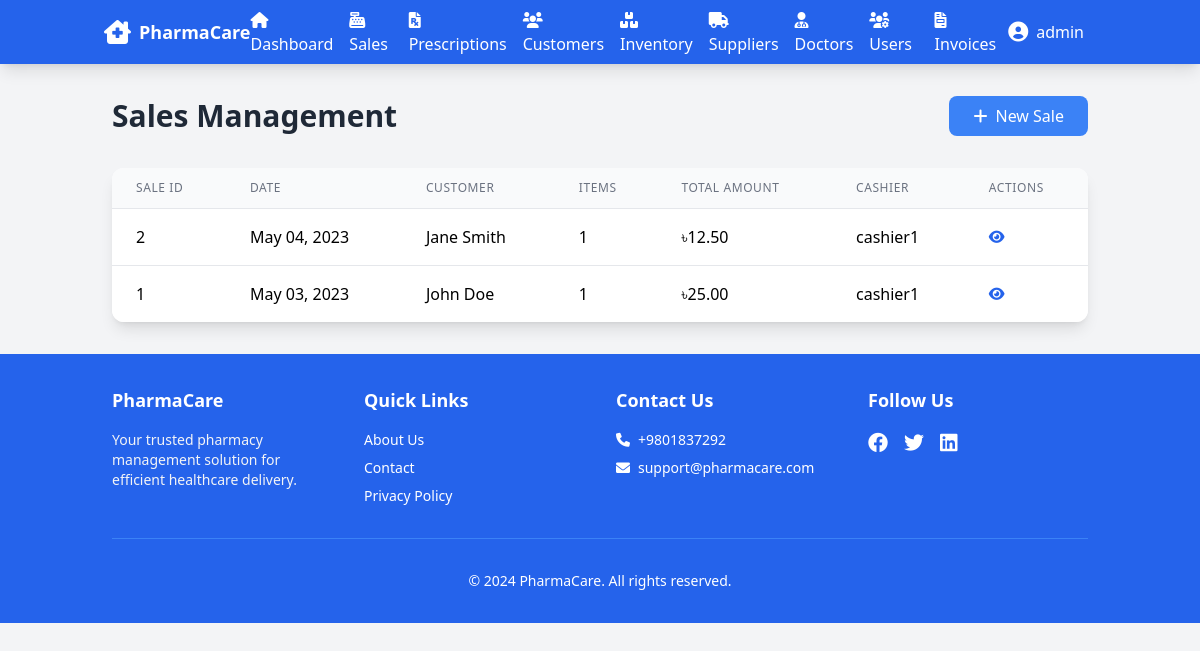
/sales/sales.php (signed in), run on an earlier commit of the app's database.
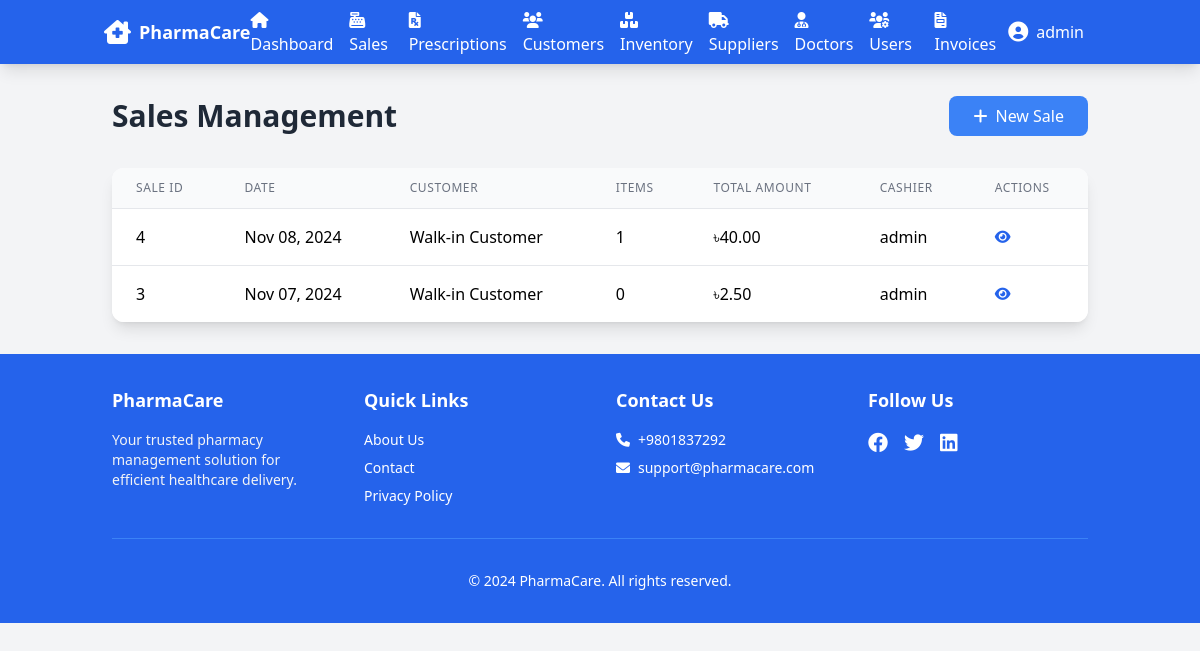
And on a later commit of the database.
### tables this page shows
CREATE TABLE `counter_sale` (
  `sale_id` int(11) NOT NULL,
  `customer_id` int(11) DEFAULT NULL,
  `sale_date` date DEFAULT NULL,
  `total_amount` decimal(10,2) NOT NULL,
  `user_id` int(11) DEFAULT NULL
);

CREATE TABLE `customer` (
  `customer_id` int(11) NOT NULL,
  `name` varchar(100) NOT NULL,
  `contact_info` varchar(200) DEFAULT NULL,
  `registration_date` date DEFAULT NULL
);

CREATE TABLE `user` (
  `user_id` int(11) NOT NULL,
  `username` varchar(50) NOT NULL,
  `password_hash` varchar(255) NOT NULL,
  `role` varchar(20) DEFAULT NULL,
  `last_login` datetime DEFAULT NULL
);

### sales/sales.php (the view, shortened to what this page needs)
<?php
require_once '../includes/db_connect.php';
include_once '../includes/header.php';
$query = "
    SELECT
        cs.sale_id,
        cs.sale_date,
        cs.total_amount,
        c.name as customer_name,
        u.username as cashier_name,
        COUNT(csi.sale_item_id) as total_items
    FROM COUNTER_SALE cs
    LEFT JOIN CUSTOMER c ON cs.customer_id = c.customer_id
    LEFT JOIN USER u ON cs.user_id = u.user_id
    LEFT JOIN COUNTER_SALE_ITEM csi ON cs.sale_id = csi.sale_id
    GROUP BY cs.sale_id
    ORDER BY cs.sale_date DESC
";
$sales = $pdo->query($query)->fetchAll();
?>
<div class="container mx-auto px-6 py-8">
    <div class="flex justify-between items-center mb-8">
        <h2 class="text-3xl font-bold text-gray-800">Sales Management</h2>
        <button onclick="openNewSaleModal()"
                class="bg-blue-500 hover:bg-blue-600 text-white px-6 py-2 rounded-lg transition">
            <i class="fas fa-plus mr-2"></i>New Sale
        </button>
    </div>
    <div class="bg-white rounded-xl shadow-lg overflow-hidden">
        <table class="min-w-full divide-y divide-gray-200">
            <thead class="bg-gray-50">
                <tr>
                    <th class="px-6 py-3 text-left text-xs font-medium text-gray-500 uppercase tracking-wider">Sale ID</th>
                    <th class="px-6 py-3 text-left text-xs font-medium text-gray-500 uppercase tracking-wider">Date</th>
                    <th class="px-6 py-3 text-left text-xs font-medium text-gray-500 uppercase tracking-wider">Customer</th>
                    <th class="px-6 py-3 text-left text-xs font-medium text-gray-500 uppercase tracking-wider">Items</th>
                    <th class="px-6 py-3 text-left text-xs font-medium text-gray-500 uppercase tracking-wider">Total Amount</th>
                    <th class="px-6 py-3 text-left text-xs font-medium text-gray-500 uppercase tracking-wider">Cashier</th>
                    <th class="px-6 py-3 text-left text-xs font-medium text-gray-500 uppercase tracking-wider">Actions</th>
                </tr>
            </thead>
            <tbody class="bg-white divide-y divide-gray-200">
                <?php foreach ($sales as $sale): ?>
                    <tr class="hover:bg-gray-50">
                        <td class="px-6 py-4 whitespace-nowrap"><?php echo $sale['sale_id']; ?></td>
                        <td class="px-6 py-4 whitespace-nowrap">
                            <?php echo date('M d, Y', strtotime($sale['sale_date'])); ?>
                        </td>
                        <td class="px-6 py-4 whitespace-nowrap">
                            <?php echo htmlspecialchars($sale['customer_name'] ?? 'Walk-in Customer'); ?>
                        </td>
                        <td class="px-6 py-4 whitespace-nowrap"><?php echo $sale['total_items']; ?></td>
                        <td class="px-6 py-4 whitespace-nowrap">
                            ৳<?php echo number_format($sale['total_amount'], 2); ?>
                        </td>
                        <td class="px-6 py-4 whitespace-nowrap">
                            <?php echo htmlspecialchars($sale['cashier_name']); ?>
                        </td>
                        <td class="px-6 py-4 whitespace-nowrap text-sm font-medium">
                            <button onclick="viewSaleDetails(<?php echo $sale['sale_id']; ?>)"
                                    class="text-blue-600 hover:text-blue-900">
                                <i class="fas fa-eye"></i>
                            </button>
                        </td>
                    </tr>
                <?php endforeach; ?>
            </tbody>
        </table>
    </div>
</div>
<?php include_once '../includes/footer.php'; ?>

What changed in the data, as far as the page shows it:
removed counter_sale: sale_id "2", sale_date "May 04, 2023", customer.name "Jane Smith", total_items "1", total_amount "12.50", user.username "cashier1"
removed counter_sale: sale_id "1", sale_date "May 03, 2023", customer.name "John Doe", total_items "1", total_amount "25.00", user.username "cashier1"
added counter_sale: sale_id "4", sale_date "Nov 08, 2024", customer_name "Walk-in Customer", total_items "1", total_amount "40.00", user.username "admin"
added counter_sale: sale_id "3", sale_date "Nov 07, 2024", customer_name "Walk-in Customer", total_items "0", total_amount "2.50", user.username "admin"
